Frame 1 (no input): blank canvas, image omitted
Frame 60 (no input): blank canvas, image omitted
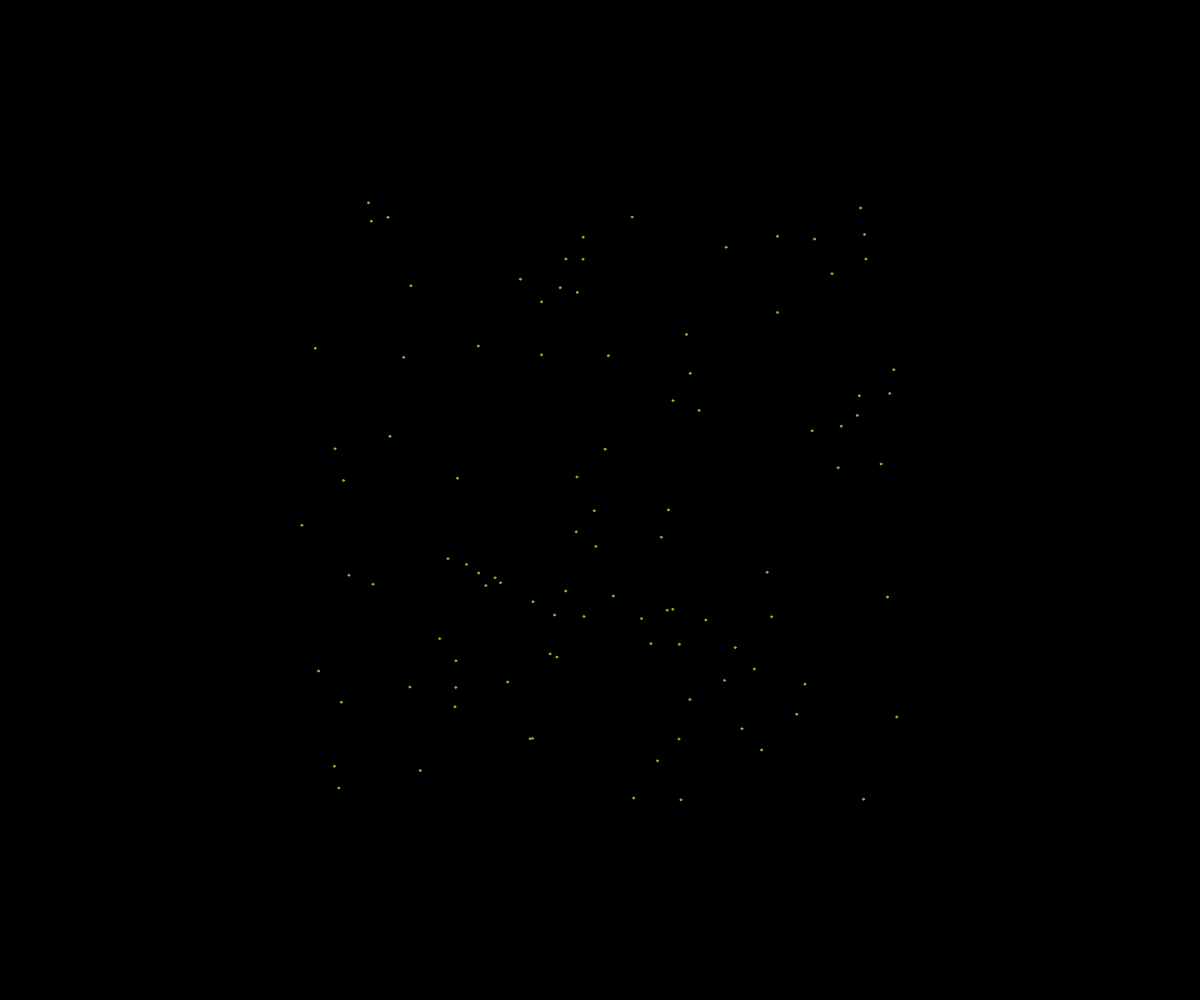
Frame 120 (the mouse pressed at the canvas centre since frame 60)

The p5.js sketch whose frames 1 and 60 were blank and that drew this single picture after the mouse press (run headless with seeded random() and noise() and a simulated clock; from frame 60 on, the mouse is pressed at the canvas centre):

// p5.js sketch
// ── sketch.js
// Project Title
// Your Name
// Date
//
// Extra for Experts:
// - describe what you did to take this project "above and beyond"
let fireworksAR =[];
class particle{
  constructor(x,y){
    this.x = x;
    this.y = y;
    this.dx = random(-5,5);
    this.dy = random(-5,5);
    this.r=0;
    this.b=0;
    this.g=0;
    this.alpha=255;
    this.color = color(this.r,this.g,this.b,this.alpha);
    this.rad = 2;
  }
  update(){
    //move
    this.x +=this.dx;
    this.y += this.dy;
    //alpha
    this.alpha--;
    this.color = color(this.r,this.g,this.b,this.alpha);
  }
  display(){
    fill(this.color);
    stroke(this.color);
    circle(this.x,this.y,this.rad);
  }
  isDead(){
    return this.alpha <= 0
  }
}

function setup() {
  createCanvas(windowWidth, windowHeight);
}

function draw() {
  background(0);
  for(let i = fireworksAR.length-1; i>=0; i--){
    fireworksAR[i].update();
    fireworksAR[i].display();
    if (fireworksAR[i].isDead()){
      fireworksAR.splice(i, 1)
    }
  }
}

function mousePressed(){
  let red = random(255);
  let blue = random(255);
  let green = random(255);
  for(let i = 0; i<100; i++){
    let someparticle = new particle(mouseX,mouseY);
    someparticle.r = red;
    someparticle.g = green;
    someparticle.b = blue;
    fireworksAR.push(someparticle);
  }
}
